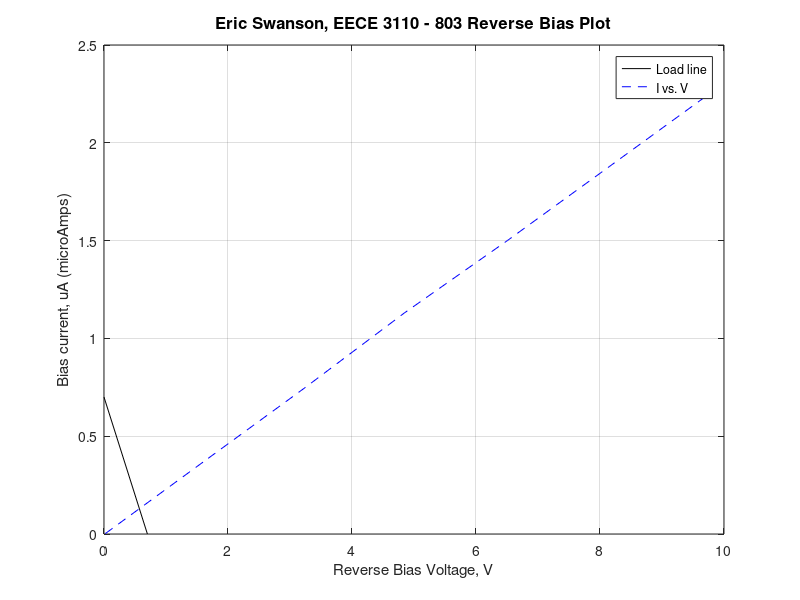

The MATLAB source for this figure:
figure(1);
Vs = 0.7; %voltage setting
R = 1000000; %resistance value
load = Vs*1000000/R;
RBV = [ 0.021 1.64 3.25 4.84 6.51 8.157 9.770]; %reverse bias voltage
RBI = [ 0.002008 0.3775 0.75 1.129 1.501 1.880 2.252 ]; %forward bias current
plot ([0 0.7], [load, 0], 'k-',RBV, RBI, 'b--');
xlabel ('Reverse Bias Voltage, V'); ylabel ('Bias current, uA (microAmps)');
grid on;
legend ('Load line', 'I vs. V');
title('Eric Swanson, EECE 3110 - 803 Reverse Bias Plot','Fontsize', 12)
